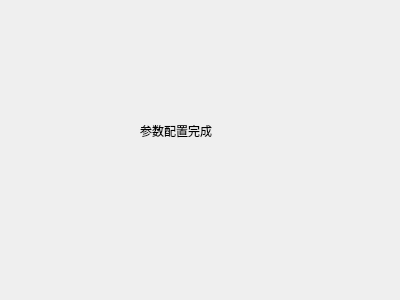
<?xml version="1.0" encoding="UTF-8"?>
<ui version="4.0">
 <class>SuccessDialog</class>
 <widget class="QDialog" name="SuccessDialog">
  <property name="geometry">
   <rect>
    <x>0</x>
    <y>0</y>
    <width>400</width>
    <height>300</height>
   </rect>
  </property>
  <property name="windowTitle">
   <string>Dialog</string>
  </property>
  <widget class="QLabel" name="label">
   <property name="geometry">
    <rect>
     <x>140</x>
     <y>110</y>
     <width>161</width>
     <height>41</height>
    </rect>
   </property>
   <property name="text">
    <string>参数配置完成</string>
   </property>
  </widget>
 </widget>
 <resources/>
 <connections/>
</ui>
